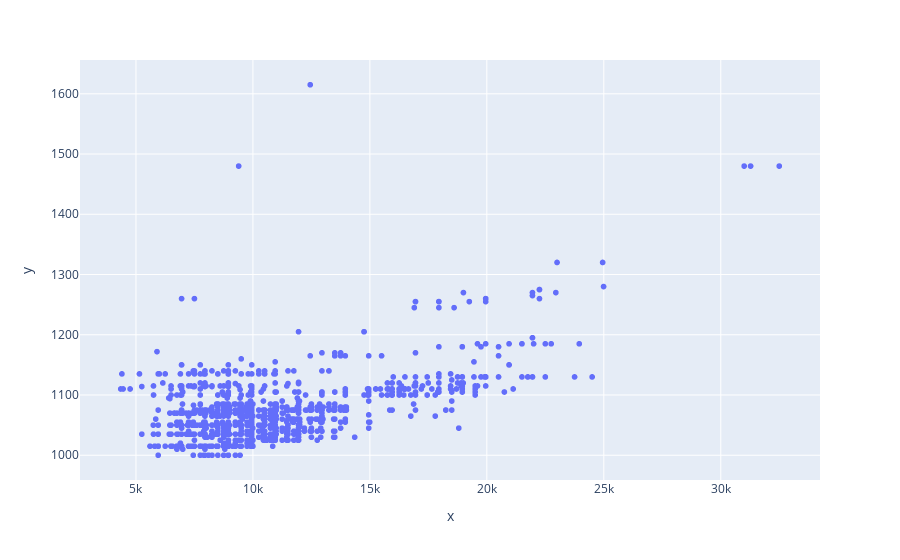

Notebook cell for this chart:
### Code cell
figure = px.scatter(x=df1['Price'], y=df1['Weight'])
# displaying the figure instance
figure.show()

### Figure 1 — Plotly figure (JSON) as saved in the notebook; plotly's stock layout.template omitted (floating-point values rounded to 4 significant figures; data arrays with more than 128 entries replaced by an {"elided": "..."} marker saying what was removed)
{"data": [{"hovertemplate": "x=%{x}<br>y=%{y}<extra></extra>", "legendgroup": "", "marker": {"color": "#636efa", "symbol": "circle"}, "mode": "markers", "name": "", "showlegend": false, "type": "scattergl", "x": {"elided": "1435 int values"}, "xaxis": "x", "y": {"elided": "1435 int values"}, "yaxis": "y"}], "layout": {"legend": {"tracegroupgap": 0}, "margin": {"t": 60}, "xaxis": {"anchor": "y", "domain": [0, 1], "title": {"text": "x"}}, "yaxis": {"anchor": "x", "domain": [0, 1], "title": {"text": "y"}}}}
